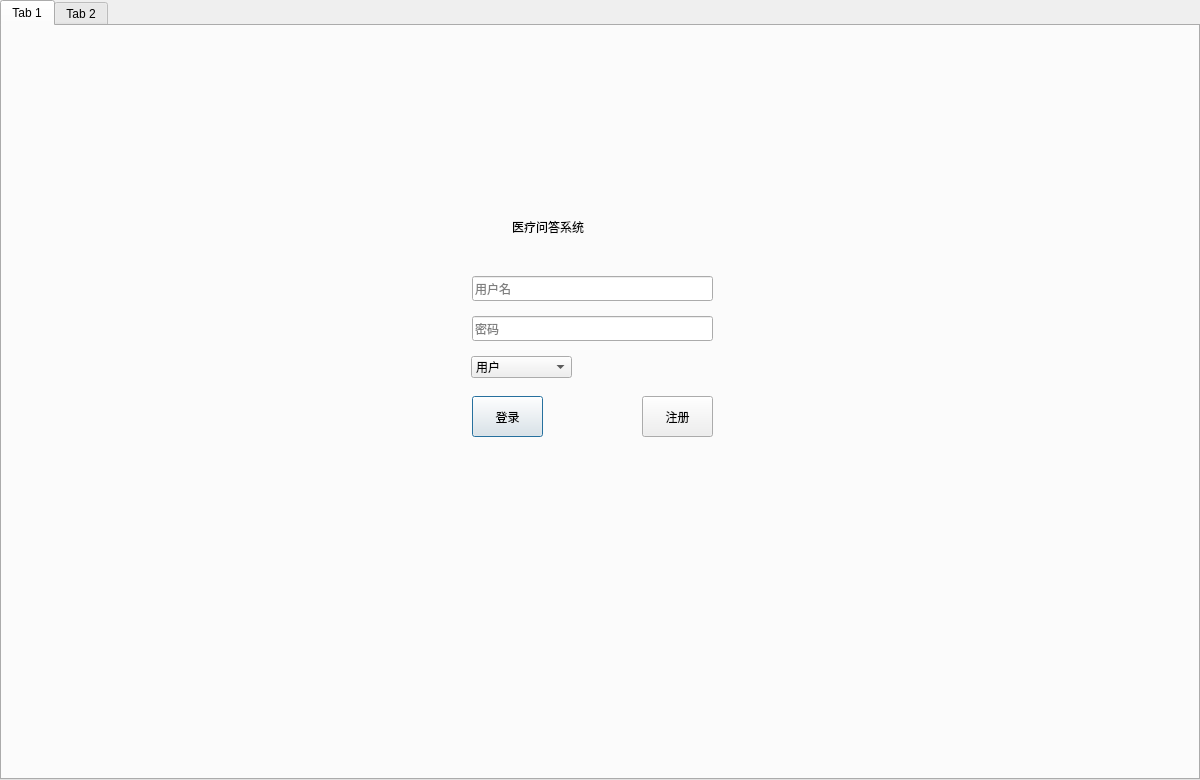
<?xml version="1.0" encoding="UTF-8"?>
<ui version="4.0">
 <class>Dialog</class>
 <widget class="QDialog" name="Dialog">
  <property name="geometry">
   <rect>
    <x>0</x>
    <y>0</y>
    <width>1200</width>
    <height>780</height>
   </rect>
  </property>
  <property name="minimumSize">
   <size>
    <width>1200</width>
    <height>780</height>
   </size>
  </property>
  <property name="maximumSize">
   <size>
    <width>1200</width>
    <height>780</height>
   </size>
  </property>
  <property name="windowTitle">
   <string>医疗问答系统</string>
  </property>
  <widget class="QTabWidget" name="tabWidget">
   <property name="geometry">
    <rect>
     <x>0</x>
     <y>0</y>
     <width>1200</width>
     <height>780</height>
    </rect>
   </property>
   <property name="minimumSize">
    <size>
     <width>1200</width>
     <height>780</height>
    </size>
   </property>
   <property name="maximumSize">
    <size>
     <width>1200</width>
     <height>780</height>
    </size>
   </property>
   <widget class="QWidget" name="tab">
    <attribute name="title">
     <string>Tab 1</string>
    </attribute>
    <widget class="QLabel" name="label">
     <property name="geometry">
      <rect>
       <x>510</x>
       <y>180</y>
       <width>181</width>
       <height>41</height>
      </rect>
     </property>
     <property name="styleSheet">
      <string notr="true">font: 16pt &quot;黑体&quot;;</string>
     </property>
     <property name="text">
      <string>医疗问答系统</string>
     </property>
    </widget>
    <widget class="QLineEdit" name="UsernameLineEdit">
     <property name="geometry">
      <rect>
       <x>470</x>
       <y>250</y>
       <width>241</width>
       <height>25</height>
      </rect>
     </property>
     <property name="placeholderText">
      <string>用户名</string>
     </property>
    </widget>
    <widget class="QLineEdit" name="PasswordLineEdit">
     <property name="geometry">
      <rect>
       <x>470</x>
       <y>290</y>
       <width>241</width>
       <height>25</height>
      </rect>
     </property>
     <property name="echoMode">
      <enum>QLineEdit::Password</enum>
     </property>
     <property name="placeholderText">
      <string>密码</string>
     </property>
    </widget>
    <widget class="QComboBox" name="LoginComboBox">
     <property name="geometry">
      <rect>
       <x>469</x>
       <y>330</y>
       <width>101</width>
       <height>22</height>
      </rect>
     </property>
     <item>
      <property name="text">
       <string>用户</string>
      </property>
     </item>
     <item>
      <property name="text">
       <string>专家</string>
      </property>
     </item>
     <item>
      <property name="text">
       <string>管理员</string>
      </property>
     </item>
    </widget>
    <widget class="QPushButton" name="LoginPushButton">
     <property name="geometry">
      <rect>
       <x>470</x>
       <y>370</y>
       <width>71</width>
       <height>41</height>
      </rect>
     </property>
     <property name="styleSheet">
      <string notr="true">font: 12pt &quot;黑体&quot;;</string>
     </property>
     <property name="text">
      <string>登录</string>
     </property>
    </widget>
    <widget class="QPushButton" name="RegitPushButton">
     <property name="geometry">
      <rect>
       <x>640</x>
       <y>370</y>
       <width>71</width>
       <height>41</height>
      </rect>
     </property>
     <property name="styleSheet">
      <string notr="true">font: 12pt &quot;黑体&quot;;</string>
     </property>
     <property name="text">
      <string>注册</string>
     </property>
    </widget>
    <widget class="QLabel" name="MessageLabel">
     <property name="geometry">
      <rect>
       <x>460</x>
       <y>430</y>
       <width>281</width>
       <height>31</height>
      </rect>
     </property>
     <property name="styleSheet">
      <string notr="true">font: 7pt &quot;黑体&quot;;
color: rgb(255, 0, 0);</string>
     </property>
     <property name="text">
      <string/>
     </property>
    </widget>
   </widget>
   <widget class="QWidget" name="tab_2">
    <attribute name="title">
     <string>Tab 2</string>
    </attribute>
   </widget>
  </widget>
 </widget>
 <resources/>
 <connections/>
</ui>
